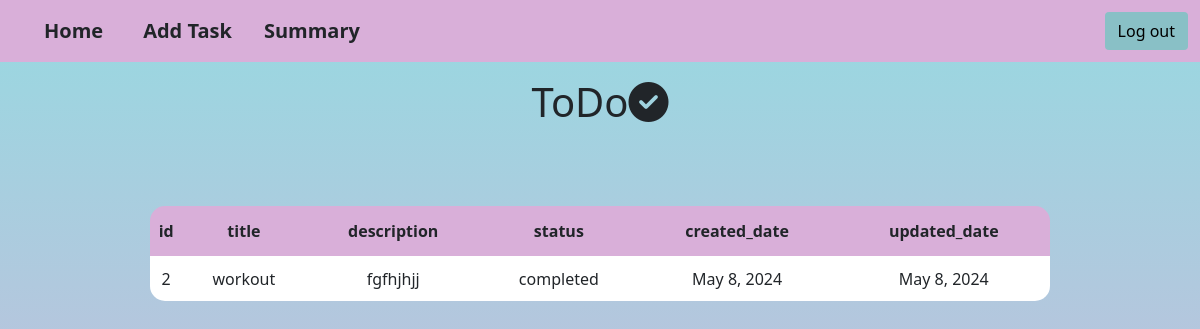
/myapp/tasks/2/ (signed in), run on the app's committed database.
### myapp/models.py (models this page shows, shortened)
class Task(models.Model):
    title=models.CharField(max_length=200)
    description=models.CharField(max_length=200)
    status_options=(
        ("completed","completed"),
        ("pending","pending")
        )
    status=models.CharField(max_length=200,choices=status_options,default="pending")
    user_object=models.ForeignKey(User,on_delete=models.CASCADE)
    created_date=models.DateField(auto_now_add=True)
    updated_date=models.DateField(auto_now=True)

### myapp/views.py (the view)
# urls.py: path("tasks/<int:pk>/",views.TaskDetailView.as_view(),name="task-detail"),
@method_decorator([signin_required,never_cache],name="dispatch")
class TaskDetailView(View):
    def get(self,request,*args,**kwargs):
        id=kwargs.get("pk")
        qs=Task.objects.get(id=id)
        return render(request,"task_detail.html",{"data":qs})

### myapp/decorator.py (called while the page is built)
def signin_required(fn):
    def wrapper(request,*args,**kwargs):
        if not request.user.is_authenticated:
            messages.error(request,"invalid session")
            return redirect("signin")
        else:
            return fn(request,*args,**kwargs)
    return wrapper

### myapp/templates/task_detail.html (shortened to what this page needs)
{% extends 'base.html' %}
{% block body_block %}
<h1 align="center" class="mt-3">ToDo<i class="fa-solid fa-circle-check"></i></h1>
<center>
<table>
    <tr id="h">
        <th>id</th>
        <th>title</th>
        <th>description</th>
        <th>status</th>
        <th>created_date</th>
        <th>updated_date</th>
    </tr>
    <tr>
        <td>{{data.id}}</td>
        <td>{{data.title}}</td>
        <td>{{data.description}}</td>
        <td>{{data.status}}</td>
        <td>{{data.created_date}}</td>
        <td>{{data.updated_date}}</td>
    </tr>
</table>
</center>
{% endblock %}

### myapp/templates/task_detail.html (style rules this page uses)
table { border-radius:15px;overflow: hidden; }
#h { background-color:#D9AFD9 ;height:50px;text-align:center; }
td { background-color: white;text-align: center;height: 45px; }
table { margin-top:80px;width:900px }

### myapp/templates/base.html (style rules this page uses)
body { background-color: #D9AFD9; background-image: linear-gradient(0deg, #D9AFD9 0%, #97D9E1 100%); background-repeat:no-repeat; background-size:100% 750px; }

### data on the page
Task: id "2", title "workout", description "fgfhjhjj", status "completed", created_date "May 8, 2024", updated_date "May 8, 2024"
